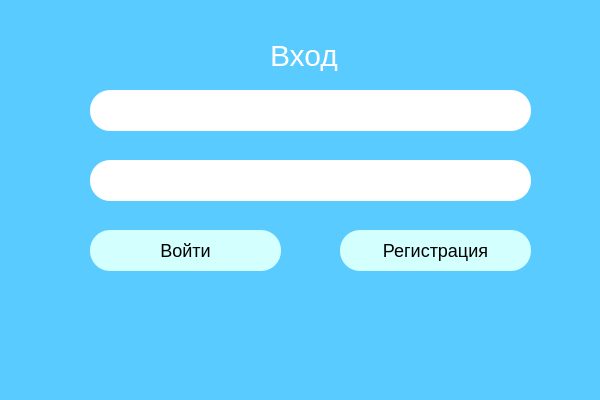
<?xml version="1.0" encoding="UTF-8"?>
<ui version="4.0">
 <class>MainWindow</class>
 <widget class="QMainWindow" name="MainWindow">
  <property name="geometry">
   <rect>
    <x>0</x>
    <y>0</y>
    <width>600</width>
    <height>400</height>
   </rect>
  </property>
  <property name="minimumSize">
   <size>
    <width>600</width>
    <height>400</height>
   </size>
  </property>
  <property name="windowTitle">
   <string>Вход</string>
  </property>
  <property name="styleSheet">
   <string notr="true">background-color: rgb(89, 203, 255);</string>
  </property>
  <widget class="QWidget" name="centralwidget">
   <widget class="QLineEdit" name="LoginEdit">
    <property name="geometry">
     <rect>
      <x>90</x>
      <y>90</y>
      <width>441</width>
      <height>41</height>
     </rect>
    </property>
    <property name="styleSheet">
     <string notr="true">background-color: white;
border-radius: 20%;
padding-left: 20px;
</string>
    </property>
    <property name="placeholderText">
     <string/>
    </property>
   </widget>
   <widget class="QLineEdit" name="PasswordEdit">
    <property name="geometry">
     <rect>
      <x>90</x>
      <y>160</y>
      <width>441</width>
      <height>41</height>
     </rect>
    </property>
    <property name="styleSheet">
     <string notr="true">background-color: white;
border-radius: 20%;
padding-left: 20px;</string>
    </property>
    <property name="echoMode">
     <enum>QLineEdit::Password</enum>
    </property>
   </widget>
   <widget class="QLabel" name="label">
    <property name="geometry">
     <rect>
      <x>270</x>
      <y>40</y>
      <width>81</width>
      <height>31</height>
     </rect>
    </property>
    <property name="styleSheet">
     <string notr="true">font-family: Verdana, &quot;Trebuchet MS&quot;, Geneva, sans-serif;
color: white;
font-size: 30px;
</string>
    </property>
    <property name="text">
     <string>Вход</string>
    </property>
    <property name="textFormat">
     <enum>Qt::AutoText</enum>
    </property>
   </widget>
   <widget class="QLabel" name="planeP">
    <property name="geometry">
     <rect>
      <x>30</x>
      <y>10</y>
      <width>81</width>
      <height>61</height>
     </rect>
    </property>
    <property name="text">
     <string/>
    </property>
    <property name="pixmap">
     <pixmap>../../Desktop/СамолетSS.png</pixmap>
    </property>
   </widget>
   <widget class="QPushButton" name="LoginBTN">
    <property name="geometry">
     <rect>
      <x>90</x>
      <y>230</y>
      <width>191</width>
      <height>41</height>
     </rect>
    </property>
    <property name="styleSheet">
     <string notr="true">font-family: Verdana, &quot;Trebuchet MS&quot;, Geneva, sans-serif;
background-color: rgb(211, 255, 255);
border-radius: 20%;
font-size: 18px;
</string>
    </property>
    <property name="text">
     <string>Войти</string>
    </property>
   </widget>
   <widget class="QPushButton" name="RegBTN">
    <property name="geometry">
     <rect>
      <x>340</x>
      <y>230</y>
      <width>191</width>
      <height>41</height>
     </rect>
    </property>
    <property name="styleSheet">
     <string notr="true">font-family: Verdana, &quot;Trebuchet MS&quot;, Geneva, sans-serif;
background-color: rgb(211, 255, 255);
border-radius: 20%;
font-size: 18px;
</string>
    </property>
    <property name="text">
     <string>Регистрация</string>
    </property>
   </widget>
  </widget>
  <widget class="QMenuBar" name="menubar">
   <property name="geometry">
    <rect>
     <x>0</x>
     <y>0</y>
     <width>600</width>
     <height>17</height>
    </rect>
   </property>
  </widget>
  <widget class="QStatusBar" name="statusbar"/>
 </widget>
 <resources/>
 <connections/>
</ui>
